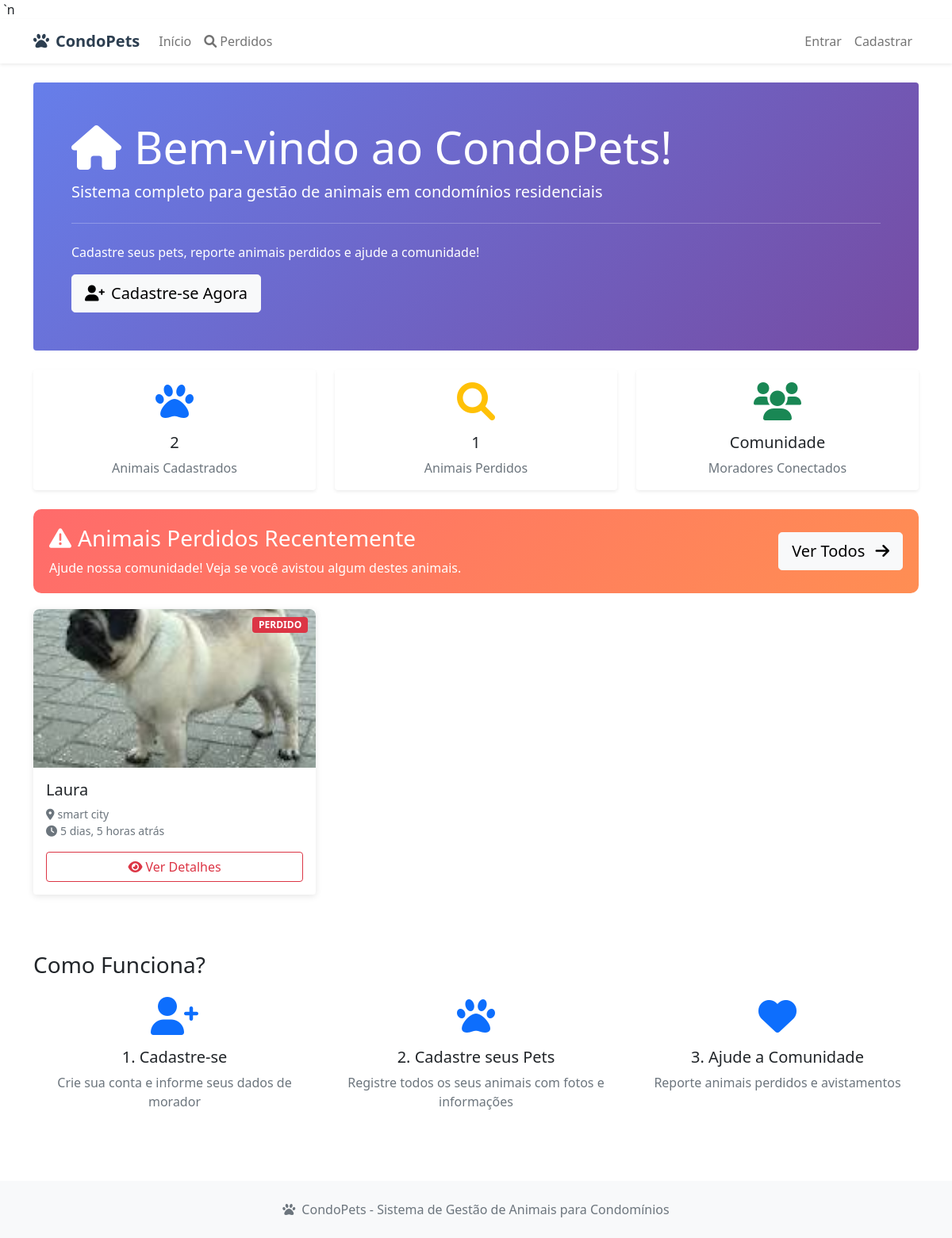
The page / on the database its author committed.
### pets/models.py (models this page shows, shortened)
class AnimalPerdido(models.Model):
    STATUS_CHOICES = [
        ('perdido', 'Perdido'),
        ('encontrado', 'Encontrado'),
        ('cancelado', 'Cancelado'),
    ]
    animal = models.ForeignKey(Animal, on_delete=models.CASCADE, related_name='perdidos')
    status = models.CharField(max_length=20, choices=STATUS_CHOICES, default='perdido', verbose_name="Status")
    data_perda = models.DateTimeField(verbose_name="Data da Perda")
    local_perda = models.CharField(max_length=200, help_text="Local onde foi visto pela última vez", verbose_name="Local da Perda")
    descricao = models.TextField(help_text="Circunstâncias da perda, comportamento do animal, etc.", verbose_name="Descrição")
    recompensa = models.DecimalField(max_digits=8, decimal_places=2, blank=True, null=True, verbose_name="Recompensa")
    contato_emergencia = models.CharField(max_length=100, blank=True, verbose_name="Contato de Emergência")
    whatsapp = models.CharField(max_length=20, blank=True, verbose_name="WhatsApp")
    visualizacoes = models.PositiveIntegerField(default=0)
    criado_em = models.DateTimeField(auto_now_add=True)
    atualizado_em = models.DateTimeField(auto_now=True)
    class Meta:
        verbose_name = 'Animal Perdido'
        verbose_name_plural = 'Animais Perdidos'
        ordering = ['-criado_em']

class Animal(models.Model):
    TIPOS_ANIMAL = [
        ('cao', 'Cão'),
        ('gato', 'Gato'),
        ('passaro', 'Pássaro'),
        ('outro', 'Outro'),
    ]
    SEXOS = [
        ('M', 'Macho'),
        ('F', 'Fêmea'),
    ]
    PORTES = [
        ('P', 'Pequeno'),
        ('M', 'Médio'),
        ('G', 'Grande'),
    ]
    proprietario = models.ForeignKey(Morador, on_delete=models.CASCADE, related_name='animais')
    nome = models.CharField(max_length=100, verbose_name="Nome")
    tipo = models.CharField(max_length=20, choices=TIPOS_ANIMAL, verbose_name="Tipo")
    raca = models.CharField(max_length=100, blank=True, verbose_name="Raça")
    cor = models.CharField(max_length=50, verbose_name="Cor")
    sexo = models.CharField(max_length=1, choices=SEXOS, verbose_name="Sexo")
    porte = models.CharField(max_length=1, choices=PORTES, verbose_name="Porte")
    idade_aproximada = models.PositiveIntegerField(help_text="Idade em anos", verbose_name="Idade")
    caracteristicas = models.TextField(blank=True, help_text="Características especiais, personalidade, etc.", verbose_name="Características")
    foto = models.ImageField(upload_to='animais/', blank=True, null=True, verbose_name="Foto")
    microchip = models.CharField(max_length=50, blank=True, verbose_name="Microchip")
    vacinado = models.BooleanField(default=False, verbose_name="Vacinado")
    castrado = models.BooleanField(default=False, verbose_name="Castrado")
    observacoes = models.TextField(blank=True, verbose_name="Observações")
    ativo = models.BooleanField(default=True)
    criado_em = models.DateTimeField(auto_now_add=True)
    atualizado_em = models.DateTimeField(auto_now=True)
    class Meta:
        verbose_name = 'Animal'
        verbose_name_plural = 'Animais'
        ordering = ['-criado_em']

### pets/views.py (the view)
# urls.py: path('', views.home, name='home'),
def home(request):
    animais_perdidos = AnimalPerdido.objects.filter(status='perdido').order_by('-criado_em')[:6]
    total_animais = Animal.objects.filter(ativo=True).count()
    total_perdidos = AnimalPerdido.objects.filter(status='perdido').count()
    context = {
        'animais_perdidos': animais_perdidos,
        'total_animais': total_animais,
        'total_perdidos': total_perdidos,
    }
    return render(request, 'pets/home.html', context)

### templates/pets/home.html
﻿{% extends 'base.html' %}
{% load humanize %}
{% block content %}
<div class="row">
    <div class="col-12">
        <div class="jumbotron bg-primary text-white rounded p-5 mb-4" style="background: linear-gradient(135deg, #667eea, #764ba2) !important;">
            <h1 class="display-4">
                <i class="fas fa-home me-3"></i>Bem-vindo ao CondoPets!
            </h1>
            <p class="lead">Sistema completo para gestão de animais em condomínios residenciais</p>
            <hr class="my-4">
            <p>Cadastre seus pets, reporte animais perdidos e ajude a comunidade!</p>
            {% if not user.is_authenticated %}
            <a class="btn btn-light btn-lg" href="{% url 'register' %}" role="button">
                <i class="fas fa-user-plus me-2"></i>Cadastre-se Agora
            </a>
            {% endif %}
        </div>
    </div>
</div>
<div class="row mb-4">
    <div class="col-md-4">
        <div class="card text-center border-0 shadow-sm">
            <div class="card-body">
                <i class="fas fa-paw fa-3x text-primary mb-3"></i>
                <h5 class="card-title">{{ total_animais }}</h5>
                <p class="card-text text-muted">Animais Cadastrados</p>
            </div>
        </div>
    </div>
    <div class="col-md-4">
        <div class="card text-center border-0 shadow-sm">
            <div class="card-body">
                <i class="fas fa-search fa-3x text-warning mb-3"></i>
                <h5 class="card-title">{{ total_perdidos }}</h5>
                <p class="card-text text-muted">Animais Perdidos</p>
            </div>
        </div>
    </div>
    <div class="col-md-4">
        <div class="card text-center border-0 shadow-sm">
            <div class="card-body">
                <i class="fas fa-users fa-3x text-success mb-3"></i>
                <h5 class="card-title">Comunidade</h5>
                <p class="card-text text-muted">Moradores Conectados</p>
            </div>
        </div>
    </div>
</div>
{% if total_perdidos > 0 %}
<div class="lost-pet-banner">
    <div class="row align-items-center">
        <div class="col-md-8">
            <h3><i class="fas fa-exclamation-triangle me-2"></i>Animais Perdidos Recentemente</h3>
            <p class="mb-0">Ajude nossa comunidade! Veja se você avistou algum destes animais.</p>
        </div>
        <div class="col-md-4 text-end">
            <a href="{% url 'animais_perdidos' %}" class="btn btn-light btn-lg">
                Ver Todos <i class="fas fa-arrow-right ms-2"></i>
            </a>
        </div>
    </div>
</div>
<div class="row">
    {% for perdido in animais_perdidos %}
    <div class="col-md-4 mb-4">
        <div class="card pet-card">
            <div class="position-relative">
                {% if perdido.animal.foto %}
                <img src="{{ perdido.animal.foto.url }}" class="card-img-top pet-photo" alt="{{ perdido.animal.nome }}">
                {% else %}
                <div class="pet-photo bg-light d-flex align-items-center justify-content-center">
                    <i class="fas fa-paw fa-3x text-muted"></i>
                </div>
                {% endif %}
                <span class="badge bg-danger status-badge">PERDIDO</span>
            </div>
            <div class="card-body">
                <h5 class="card-title">{{ perdido.animal.nome }}</h5>
                <p class="card-text">
                    <small class="text-muted">
                        <i class="fas fa-map-marker-alt me-1"></i>{{ perdido.local_perda }}
                        <br>
                        <i class="fas fa-clock me-1"></i>{{ perdido.data_perda|timesince }} atrás
                    </small>
                </p>
                <div class="d-grid">
                    <a href="{% url 'animal_perdido_detail' perdido.pk %}" class="btn btn-outline-danger">
                        <i class="fas fa-eye me-1"></i>Ver Detalhes
                    </a>
                </div>
            </div>
        </div>
    </div>
    {% endfor %}
</div>
{% else %}
<div class="alert alert-success text-center">
    <i class="fas fa-check-circle fa-2x mb-3"></i>
    <h4>Ótimas notícias!</h4>
    <p class="mb-0">Não há animais perdidos no momento. Nossa comunidade está segura! 🎉</p>
</div>
{% endif %}
<div class="row mt-5">
    <div class="col-12">
        <h3>Como Funciona?</h3>
        <div class="row mt-4">
            <div class="col-md-4 text-center mb-4">
                <i class="fas fa-user-plus fa-3x text-primary mb-3"></i>
                <h5>1. Cadastre-se</h5>
                <p class="text-muted">Crie sua conta e informe seus dados de morador</p>
            </div>
            <div class="col-md-4 text-center mb-4">
                <i class="fas fa-paw fa-3x text-primary mb-3"></i>
                <h5>2. Cadastre seus Pets</h5>
                <p class="text-muted">Registre todos os seus animais com fotos e informações</p>
            </div>
            <div class="col-md-4 text-center mb-4">
                <i class="fas fa-heart fa-3x text-primary mb-3"></i>
                <h5>3. Ajude a Comunidade</h5>
                <p class="text-muted">Reporte animais perdidos e avistamentos</p>
            </div>
        </div>
    </div>
</div>
{% endblock %}

### templates/base.html (style rules this page uses)
.pet-card { transition: transform 0.2s; border: none; box-shadow: 0 2px 8px rgba(0,0,0,0.1); }
.pet-photo { height: 200px; object-fit: cover; border-radius: 8px 8px 0 0; }
.lost-pet-banner { background: linear-gradient(135deg, #ff6b6b, #ff8e53); color: white; padding: 20px; border-radius: 10px; margin-bottom: 20px; }
.status-badge { position: absolute; top: 10px; right: 10px; z-index: 10; }

### rows shown on the page
AnimalPerdido: animal.foto (picture), animal.nome "Laura", local_perda "smart city", data_perda "5 dias, 5 horas"

### other values the page prints
{{ total_animais }} "2"
{{ total_perdidos }} "1"
